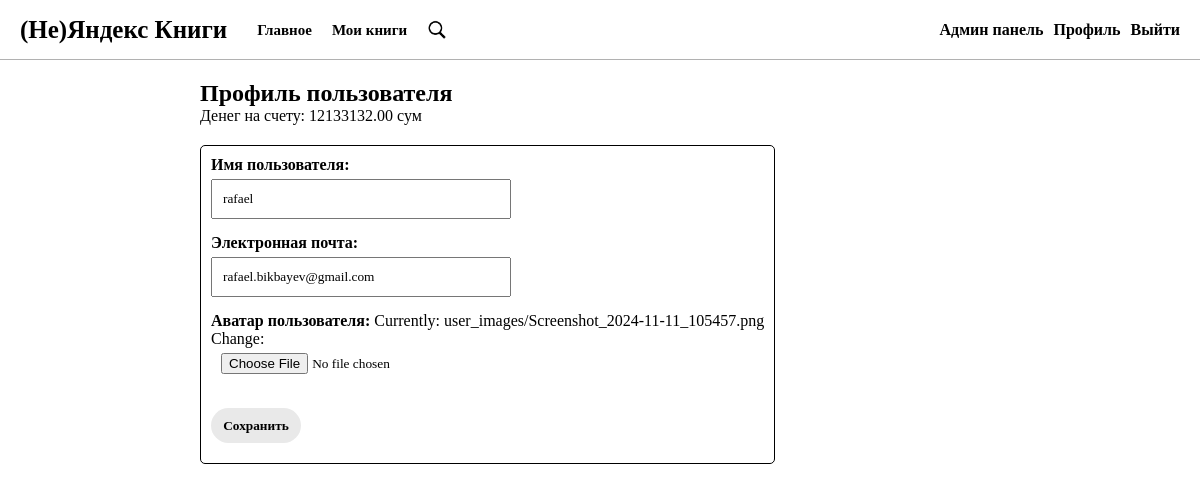
/accounts/profile/ (signed in), run on the app's committed database.
### library/models.py (models this page shows)
class CustomUser(AbstractUser):
    money = models.DecimalField(max_digits=10, decimal_places=2, default=0)
    tag = models.ManyToManyField(UserTag, blank=True)
    user_image = models.ImageField(upload_to='user_images', blank=True)
    is_email_verified = models.BooleanField(default=False)
    verification_token = models.CharField(max_length=64, blank=True, null=True)

### accounts/views.py (the view, shortened to what this page needs)
# urls.py: path('profile/', ProfileView.as_view(), name='profile'),
class ProfileView(TemplateView):
    template_name = 'accounts/profile.html'
    def get(self, request, *args, **kwargs):
        user = CustomUser.objects.get(username=request.user.username)
        form = CustomUserChangeForm(instance=request.user)
        return render(request, self.template_name, {'form': form, 'user': user})

### accounts/forms.py
class CustomUserChangeForm(UserChangeForm):
    username = forms.CharField(label='Имя пользователя', widget=forms.TextInput(attrs={'class': 'form-control'}))
    email = forms.EmailField(label='Электронная почта', widget=forms.EmailInput(attrs={'class': 'form-control'}))
    user_image = forms.ImageField(label='Аватар пользователя',widget=forms.ClearableFileInput(attrs={'class': 'form-control'}))
    class Meta:
        model = CustomUser
        fields = ('username', 'email', 'user_image')

### accounts/templates/accounts/profile.html (shortened to what this page needs)
{% extends 'library/includes/base.html' %}
{% block main %}
<h2>Профиль пользователя</h2>
    <p>Денег на счету: {{ user.money }} сум</p>
<form class="form" method="post">
    <div class="form-group">
        {{ form.username.label_tag }}
        {{ form.username }}
    </div>
    <div class="form-group">
        {{ form.email.label_tag }}
        {{ form.email }}
    </div>
    <div class="form-group file-input">
        {{ form.user_image.label_tag }}
        {{ form.user_image }}
    </div>
    <button type="submit">Сохранить</button>
</form>
{% endblock main %}

### library/static/library/style.css (style rules this page uses)
* { margin: 0; padding: 0; box-sizing: border-box; font-family: Calibri, serif; color: black; }
a { text-decoration: none; }
body { background-color: #ffffff; }
form { display: flex; flex-direction: column; gap: 15px; padding: 10px 0; }
button { background-color: #e9e9e9; outline: none; border: none; color: inherit; font-weight: bold; height: 35px; width:max-content ; padding: 5px; margin-bottom: 10px; min-width: 90px; display: flex; flex-direction: column; justify-content: center; align-items: center; border-radius: 20px; }
input { width: 300px; height: 40px; padding-left: 10px; }
.form { padding: 10px; border: 1px solid black; border-radius: 5px; margin-top: 20px; width: max-content; background-color: #ffffff; }
.form-control { display: block; margin-top: 5px; }
label { font-weight: bold; }

### data on the page
CustomUser: money "12133132.00", username "rafael", email "rafael.bikbayev@gmail.com"
